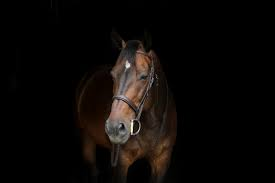
#> input picture numpy_images/dark_horse.jpg, 275 x 183 px
$ jupyter execute histograms.ipynb   (shell and % lines are left out)
#> lines starting #> are read from the running program, lines starting #| are printed output that depends on the picture
[cell 1]
import cv2
import numpy as np
import matplotlib.pyplot as plt

[cell 2]
dark_horse = cv2.imread('../numpy_images/dark_horse.jpg') # ORIGINAL BGR FOR OPENCV
#> dark_horse is the input picture: shape (183, 275, 3); mean B, G, R 7.2, 9, 12.1
show_horse = cv2.cvtColor(dark_horse, cv2.COLOR_BGR2RGB) # CONVERTED TO RGB FOR SHOWING

rainbow = cv2.imread('../numpy_images/rainbow-sq.jpg')
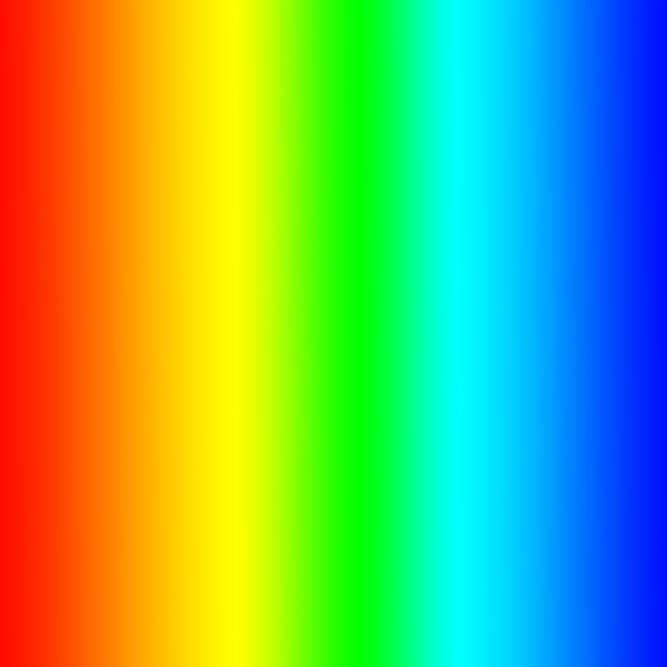
#> input picture numpy_images/rainbow-sq.jpg, 1333 x 1333 px (shown at 1/2 size)
#> rainbow is the input picture: shape (1333, 1333, 3); mean B, G, R 99, 177.2, 113.6
show_rainbow = cv2.cvtColor(rainbow, cv2.COLOR_BGR2RGB)

blue_bricks = cv2.imread('../numpy_images/blue_bricks.jpg')
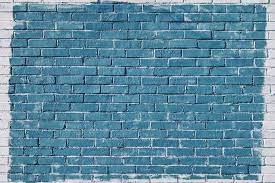
#> input picture numpy_images/blue_bricks.jpg, 275 x 183 px
#> blue_bricks is the input picture: shape (183, 275, 3); mean B, G, R 159.3, 137.8, 94.9
show_bricks = cv2.cvtColor(blue_bricks, cv2.COLOR_BGR2RGB)

[cell 3]
plt.imshow(show_bricks)

[cell 4]
# OPENCV BGR
hist_values = cv2.calcHist([blue_bricks],channels=[0],mask=None,histSize=[256],ranges=[0,256])
#> hist_values = 256 values, max 1022 at index 150, min 0 at index 0, mean 196.6

[cell 5]
hist_values.shape
#> Out = (256, 1)

[cell 6]
plt.plot(hist_values)
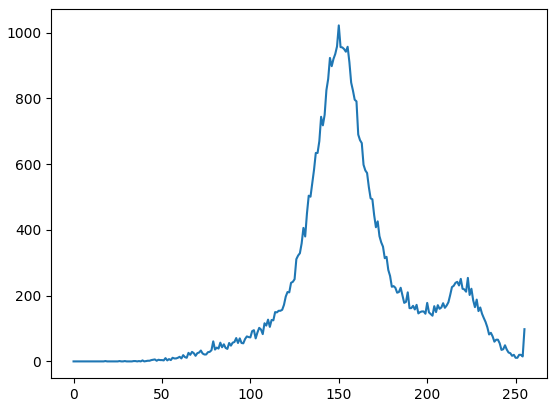
#> figure drawn by matplotlib, 1 panel; curve peaks at x = 150, y = 1022

[cell 7]
hist_values = cv2.calcHist([dark_horse],channels=[0],mask=None,histSize=[256],ranges=[0,256])
#> hist_values = 256 values, max 37792 at index 0, min 0 at index 156, mean 196.6

[cell 8]
plt.plot(hist_values)
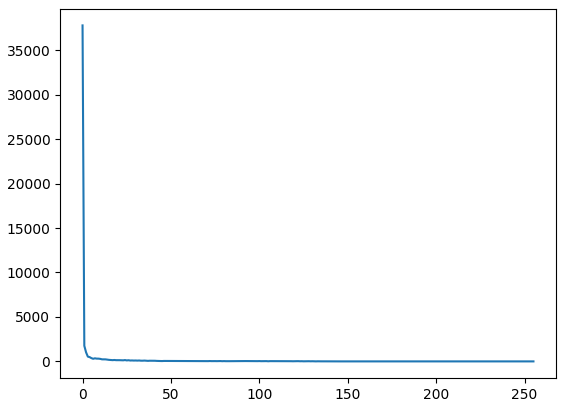
#> figure drawn by matplotlib, 1 panel; curve peaks at x = 0, y = 37792

[cell 9]
img = dark_horse

[cell 10]
color = ('b','g','r')

for i,col in enumerate(color):
    histr = cv2.calcHist([img],[i],None,[256],[0,256])
    plt.plot(histr,color=col)
    plt.xlim([0,50])
    plt.ylim([0,10000])

plt.title('HISTOGRAM FOR HORSE')
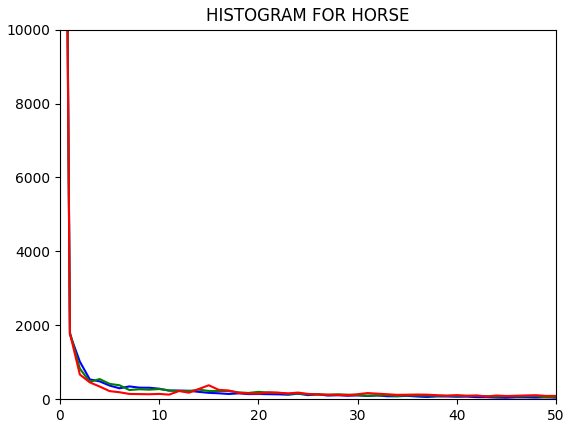
#> figure drawn by matplotlib, 1 panel; curve peaks at x = 0, y = 37792; curve peaks at x = 0, y = 36333; curve peaks at x = 0, y = 35836

[cell 11]
rainbow = cv2.imread('../numpy_images/rainbow-sq.jpg')
show_rainbow = cv2.cvtColor(rainbow, cv2.COLOR_BGR2RGB)

[cell 12]
img = rainbow

[cell 13]
img.shape
#> Out = (1333, 1333, 3)

[cell 14]
mask = np.zeros(img.shape[:2],np.uint8)

[cell 15]
#plt.imshow(mask,cmap='gray')
mask[400:800,400:1000] = 255

[cell 16]
plt.imshow(mask,cmap='gray')
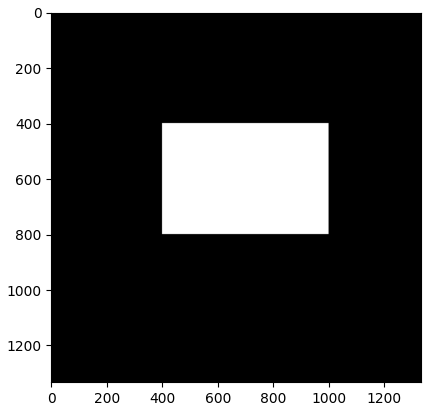
#> figure drawn by matplotlib, 1 panel

[cell 17]
#plt.imshow(show_rainbow)

[cell 18]
masked_img = cv2.bitwise_and(img,img,mask=mask)
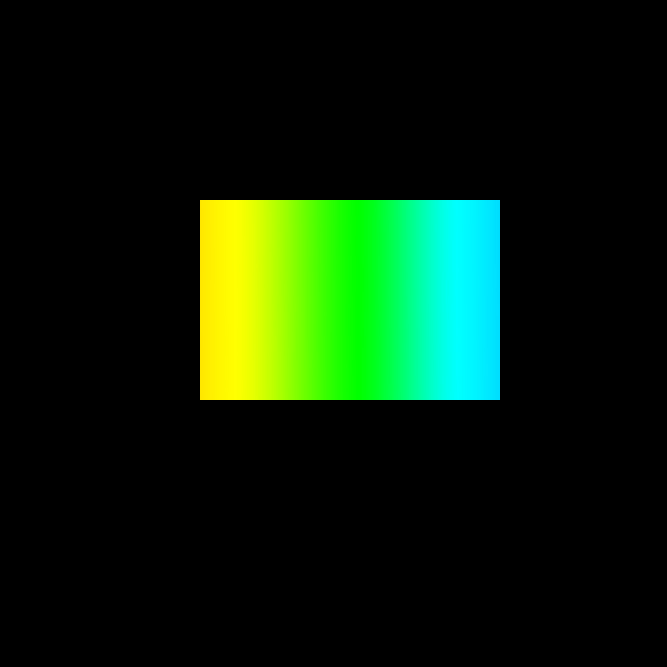
#> masked_img: shape (1333, 1333, 3) (shown at 1/2 size); mean B, G, R 10.6, 34, 11.1

[cell 19]
show_masked_img = cv2.bitwise_and(show_rainbow,show_rainbow,mask=mask)

[cell 20]
plt.imshow(show_masked_img)

[cell 21]
hist_mask_values_red = cv2.calcHist([rainbow],channels=[2],mask=mask,histSize=[256],ranges=[0,256])
#> hist_mask_values_red = 256 values, max 89984 at index 0, min 0 at index 13, mean 937.5

[cell 22]
hist_values_red = cv2.calcHist([rainbow],channels=[2],mask=None,histSize=[256],ranges=[0,256])
#> hist_values_red = 256 values, max 625782 at index 0, min 0 at index 161, mean 6941

[cell 23]
plt.plot(hist_mask_values_red)
plt.title('RED HISTOGRAM FOR MASKED RAINBOW')
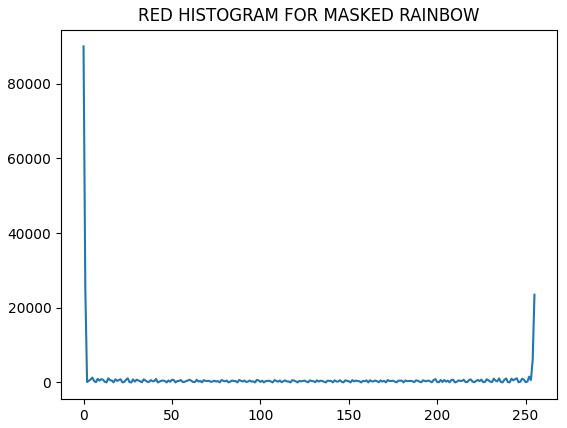
#> figure drawn by matplotlib, 1 panel; curve peaks at x = 0, y = 89984

[cell 24]
plt.plot(hist_values_red)
plt.title('RED HISTOGRAM FOR NORMAL RAINBOW')
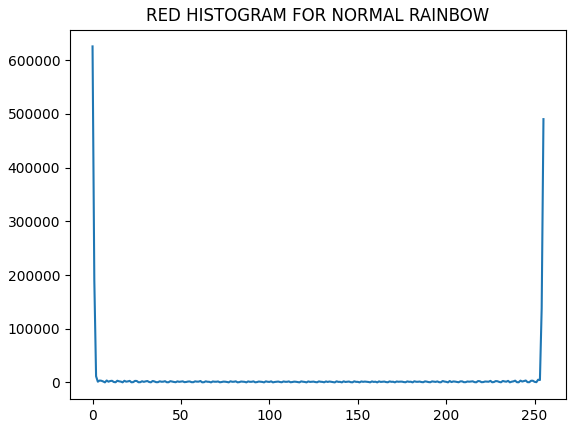
#> figure drawn by matplotlib, 1 panel; curve peaks at x = 0, y = 625782
